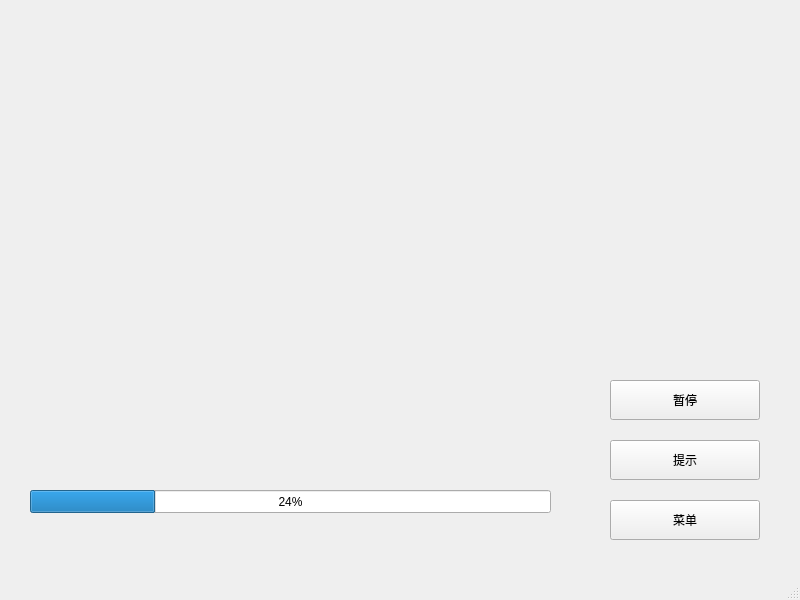
<?xml version="1.0" encoding="UTF-8"?>
<ui version="4.0">
 <class>game</class>
 <widget class="QMainWindow" name="game">
  <property name="geometry">
   <rect>
    <x>0</x>
    <y>0</y>
    <width>800</width>
    <height>600</height>
   </rect>
  </property>
  <property name="windowTitle">
   <string>MainWindow</string>
  </property>
  <widget class="QWidget" name="centralwidget">
   <property name="styleSheet">
    <string notr="true">background-image: url(D:/Study/shujujiegou/guangzongyaozu/QQ截图20200528195917.png);</string>
   </property>
   <widget class="QProgressBar" name="progressBar">
    <property name="geometry">
     <rect>
      <x>30</x>
      <y>490</y>
      <width>521</width>
      <height>23</height>
     </rect>
    </property>
    <property name="value">
     <number>24</number>
    </property>
   </widget>
   <widget class="QPushButton" name="menu">
    <property name="geometry">
     <rect>
      <x>610</x>
      <y>500</y>
      <width>150</width>
      <height>40</height>
     </rect>
    </property>
    <property name="styleSheet">
     <string notr="true">background-image: url(D:/Study/shujujiegou/guangzongyaozu/微信截图_20200528195659.png);</string>
    </property>
    <property name="text">
     <string>菜单</string>
    </property>
   </widget>
   <widget class="QPushButton" name="pause">
    <property name="geometry">
     <rect>
      <x>610</x>
      <y>380</y>
      <width>150</width>
      <height>40</height>
     </rect>
    </property>
    <property name="styleSheet">
     <string notr="true">background-image: url(D:/Study/shujujiegou/guangzongyaozu/微信截图_20200528195659.png);</string>
    </property>
    <property name="text">
     <string>暂停</string>
    </property>
   </widget>
   <widget class="QPushButton" name="hint">
    <property name="geometry">
     <rect>
      <x>610</x>
      <y>440</y>
      <width>150</width>
      <height>40</height>
     </rect>
    </property>
    <property name="styleSheet">
     <string notr="true">background-image: url(D:/Study/shujujiegou/guangzongyaozu/微信截图_20200528195659.png);</string>
    </property>
    <property name="text">
     <string>提示</string>
    </property>
   </widget>
  </widget>
  <widget class="QMenuBar" name="menubar">
   <property name="geometry">
    <rect>
     <x>0</x>
     <y>0</y>
     <width>800</width>
     <height>23</height>
    </rect>
   </property>
  </widget>
  <widget class="QStatusBar" name="statusbar"/>
 </widget>
 <resources/>
 <connections/>
</ui>
